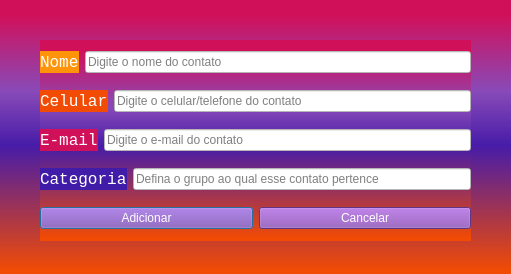
<?xml version="1.0" encoding="UTF-8"?>
<ui version="4.0">
 <class>adicionar_contato</class>
 <widget class="QDialog" name="adicionar_contato">
  <property name="geometry">
   <rect>
    <x>0</x>
    <y>0</y>
    <width>511</width>
    <height>274</height>
   </rect>
  </property>
  <property name="windowTitle">
   <string>Dialog</string>
  </property>
  <property name="styleSheet">
   <string notr="true">background: qlineargradient(spread:pad, x1:0, y1:0.988636, x2:0, y2:0.028, stop:0 rgba(242, 75, 4, 255), stop:0.477273 rgba(71, 28, 168, 255), stop:0.681818 rgba(136, 74, 184, 255), stop:0.971591 rgba(209, 16, 90, 255));</string>
  </property>
  <widget class="QWidget" name="layoutWidget">
   <property name="geometry">
    <rect>
     <x>40</x>
     <y>40</y>
     <width>431</width>
     <height>201</height>
    </rect>
   </property>
   <layout class="QVBoxLayout" name="verticalLayout">
    <item>
     <layout class="QHBoxLayout" name="horizontalLayout">
      <item>
       <widget class="QLabel" name="label">
        <property name="font">
         <font>
          <family>Courier New</family>
          <pointsize>12</pointsize>
          <italic>false</italic>
          <bold>false</bold>
         </font>
        </property>
        <property name="styleSheet">
         <string notr="true">size: 15pt;
background-color: #FF930A;
color: #FFFFFF;
box-shadow: inset 0px 4px 4px rgba(0, 0, 0, 0.25);
</string>
        </property>
        <property name="text">
         <string>Nome</string>
        </property>
       </widget>
      </item>
      <item>
       <widget class="QLineEdit" name="nome">
        <property name="styleSheet">
         <string notr="true">background-color: #FFF</string>
        </property>
        <property name="text">
         <string/>
        </property>
        <property name="placeholderText">
         <string>Digite o nome do contato</string>
        </property>
       </widget>
      </item>
     </layout>
    </item>
    <item>
     <layout class="QHBoxLayout" name="horizontalLayout_2">
      <item>
       <widget class="QLabel" name="label_2">
        <property name="font">
         <font>
          <family>Courier New</family>
          <pointsize>12</pointsize>
         </font>
        </property>
        <property name="styleSheet">
         <string notr="true">size: 15pt;
background-color: #F24B04;
color: #FFFFFF;
box-shadow: inset 0px 4px 4px rgba(0, 0, 0, 0.25);
</string>
        </property>
        <property name="text">
         <string>Celular</string>
        </property>
       </widget>
      </item>
      <item>
       <widget class="QLineEdit" name="celular">
        <property name="styleSheet">
         <string notr="true">background-color: #FFF</string>
        </property>
        <property name="text">
         <string/>
        </property>
        <property name="placeholderText">
         <string>Digite o celular/telefone do contato</string>
        </property>
       </widget>
      </item>
     </layout>
    </item>
    <item>
     <layout class="QHBoxLayout" name="horizontalLayout_3">
      <item>
       <widget class="QLabel" name="label_3">
        <property name="font">
         <font>
          <family>Courier New</family>
          <pointsize>12</pointsize>
         </font>
        </property>
        <property name="styleSheet">
         <string notr="true">size: 15pt;
background-color:#d1105a;
color: #FFFFFF;
box-shadow: inset 0px 4px 4px rgba(0, 0, 0, 0.25);
</string>
        </property>
        <property name="text">
         <string>E-mail</string>
        </property>
       </widget>
      </item>
      <item>
       <widget class="QLineEdit" name="email">
        <property name="styleSheet">
         <string notr="true">background-color: #FFF</string>
        </property>
        <property name="text">
         <string/>
        </property>
        <property name="placeholderText">
         <string>Digite o e-mail do contato</string>
        </property>
       </widget>
      </item>
     </layout>
    </item>
    <item>
     <layout class="QHBoxLayout" name="horizontalLayout_5">
      <item>
       <widget class="QLabel" name="label_4">
        <property name="font">
         <font>
          <family>Courier New</family>
          <pointsize>12</pointsize>
         </font>
        </property>
        <property name="styleSheet">
         <string notr="true">size: 15pt;
background-color: #411ca8;
color: #FFFFFF;
box-shadow: inset 0px 4px 4px rgba(0, 0, 0, 0.25);</string>
        </property>
        <property name="text">
         <string>Categoria</string>
        </property>
       </widget>
      </item>
      <item>
       <widget class="QLineEdit" name="categoria">
        <property name="styleSheet">
         <string notr="true">background-color: #FFF</string>
        </property>
        <property name="text">
         <string/>
        </property>
        <property name="placeholderText">
         <string>Defina o grupo ao qual esse contato pertence</string>
        </property>
       </widget>
      </item>
     </layout>
    </item>
    <item>
     <layout class="QHBoxLayout" name="horizontalLayout_4">
      <item>
       <widget class="QPushButton" name="adicionar">
        <property name="styleSheet">
         <string notr="true">background-color: #884ab2;
size: 17pt;
color: #FFFFFF;
font-family: 'Courier New';
box-shadow: inset 0px 4px 4px rgba(0, 0, 0, 0.25);
</string>
        </property>
        <property name="text">
         <string>Adicionar</string>
        </property>
       </widget>
      </item>
      <item>
       <widget class="QPushButton" name="cancelar">
        <property name="styleSheet">
         <string notr="true">background-color: #884ab2;
size: 17pt;
color: #FFFFFF;
font-family: 'Courier New';
box-shadow: inset 0px 4px 4px rgba(0, 0, 0, 0.25);
</string>
        </property>
        <property name="text">
         <string>Cancelar</string>
        </property>
       </widget>
      </item>
     </layout>
    </item>
   </layout>
  </widget>
 </widget>
 <resources/>
 <connections/>
</ui>
